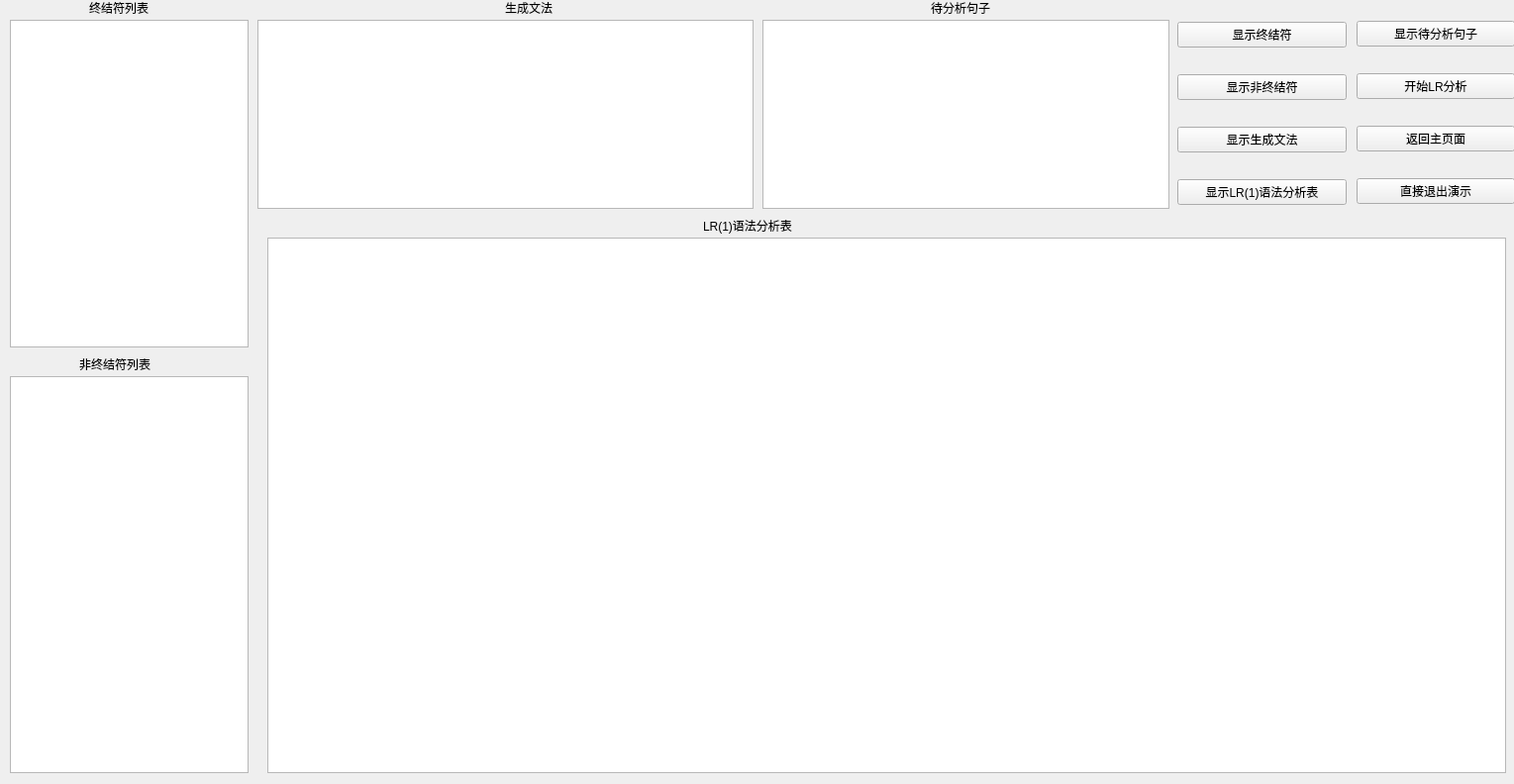
<?xml version="1.0" encoding="UTF-8"?>
<ui version="4.0">
 <class>subsyn</class>
 <widget class="QWidget" name="subsyn">
  <property name="geometry">
   <rect>
    <x>0</x>
    <y>0</y>
    <width>1529</width>
    <height>792</height>
   </rect>
  </property>
  <property name="windowTitle">
   <string>Form</string>
  </property>
  <widget class="QLabel" name="label_3">
   <property name="geometry">
    <rect>
     <x>710</x>
     <y>220</y>
     <width>121</width>
     <height>16</height>
    </rect>
   </property>
   <property name="text">
    <string>LR(1)语法分析表</string>
   </property>
  </widget>
  <widget class="QLabel" name="label">
   <property name="geometry">
    <rect>
     <x>90</x>
     <y>0</y>
     <width>101</width>
     <height>16</height>
    </rect>
   </property>
   <property name="text">
    <string>终结符列表</string>
   </property>
  </widget>
  <widget class="QWidget" name="verticalLayoutWidget">
   <property name="geometry">
    <rect>
     <x>1189</x>
     <y>1</y>
     <width>171</width>
     <height>231</height>
    </rect>
   </property>
   <layout class="QVBoxLayout" name="verticalLayout">
    <item>
     <widget class="QPushButton" name="pushButton">
      <property name="text">
       <string>显示终结符</string>
      </property>
     </widget>
    </item>
    <item>
     <widget class="QPushButton" name="pushButton_3">
      <property name="text">
       <string>显示非终结符</string>
      </property>
     </widget>
    </item>
    <item>
     <widget class="QPushButton" name="pushButton_2">
      <property name="text">
       <string>显示生成文法</string>
      </property>
     </widget>
    </item>
    <item>
     <widget class="QPushButton" name="pushButton_4">
      <property name="text">
       <string>显示LR(1)语法分析表</string>
      </property>
     </widget>
    </item>
   </layout>
  </widget>
  <widget class="QTextBrowser" name="tB_VN">
   <property name="geometry">
    <rect>
     <x>10</x>
     <y>380</y>
     <width>241</width>
     <height>401</height>
    </rect>
   </property>
  </widget>
  <widget class="QLabel" name="label_2">
   <property name="geometry">
    <rect>
     <x>80</x>
     <y>360</y>
     <width>121</width>
     <height>16</height>
    </rect>
   </property>
   <property name="text">
    <string>非终结符列表</string>
   </property>
  </widget>
  <widget class="QWidget" name="verticalLayoutWidget_2">
   <property name="geometry">
    <rect>
     <x>1370</x>
     <y>0</y>
     <width>160</width>
     <height>231</height>
    </rect>
   </property>
   <layout class="QVBoxLayout" name="verticalLayout_2">
    <item>
     <widget class="QPushButton" name="pushButton_8">
      <property name="text">
       <string>显示待分析句子</string>
      </property>
     </widget>
    </item>
    <item>
     <widget class="QPushButton" name="pushButton_6">
      <property name="text">
       <string>开始LR分析</string>
      </property>
     </widget>
    </item>
    <item>
     <widget class="QPushButton" name="pushButton_5">
      <property name="text">
       <string>返回主页面</string>
      </property>
     </widget>
    </item>
    <item>
     <widget class="QPushButton" name="pushButton_7">
      <property name="text">
       <string>直接退出演示</string>
      </property>
     </widget>
    </item>
   </layout>
  </widget>
  <widget class="QTextBrowser" name="tB_VT">
   <property name="geometry">
    <rect>
     <x>10</x>
     <y>20</y>
     <width>241</width>
     <height>331</height>
    </rect>
   </property>
  </widget>
  <widget class="QTextBrowser" name="tB_grammar">
   <property name="geometry">
    <rect>
     <x>260</x>
     <y>20</y>
     <width>501</width>
     <height>191</height>
    </rect>
   </property>
  </widget>
  <widget class="QLabel" name="label_4">
   <property name="geometry">
    <rect>
     <x>510</x>
     <y>0</y>
     <width>101</width>
     <height>16</height>
    </rect>
   </property>
   <property name="text">
    <string>生成文法</string>
   </property>
  </widget>
  <widget class="QTableWidget" name="tableWidget">
   <property name="geometry">
    <rect>
     <x>270</x>
     <y>240</y>
     <width>1251</width>
     <height>541</height>
    </rect>
   </property>
  </widget>
  <widget class="QLabel" name="label_6">
   <property name="geometry">
    <rect>
     <x>940</x>
     <y>0</y>
     <width>101</width>
     <height>16</height>
    </rect>
   </property>
   <property name="text">
    <string>待分析句子</string>
   </property>
  </widget>
  <widget class="QTextBrowser" name="tB_sentence">
   <property name="geometry">
    <rect>
     <x>770</x>
     <y>20</y>
     <width>411</width>
     <height>191</height>
    </rect>
   </property>
  </widget>
 </widget>
 <resources/>
 <connections/>
</ui>
